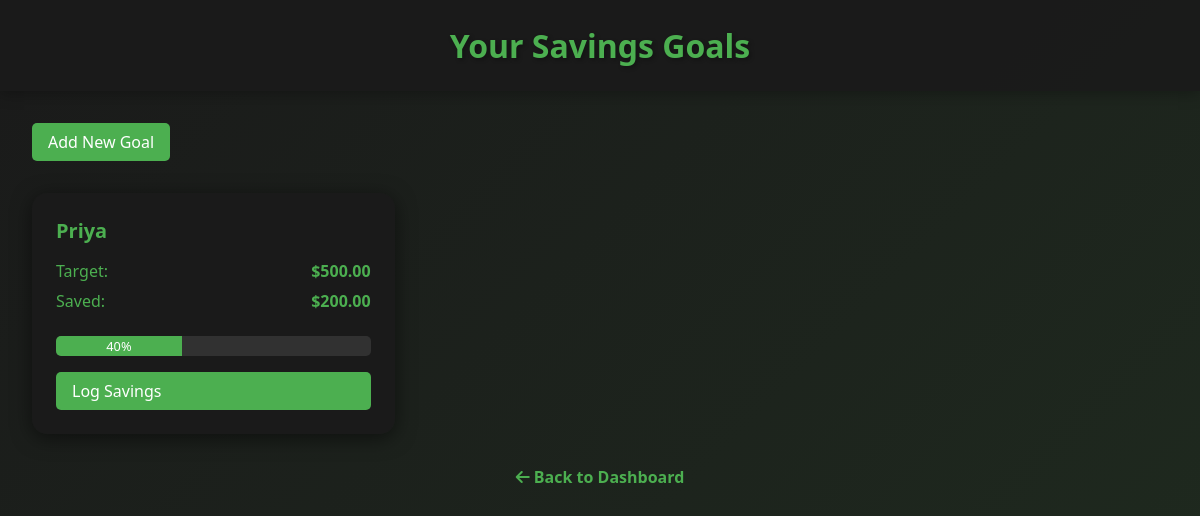
Before: /savings-goals/ (signed in) with the older database file.
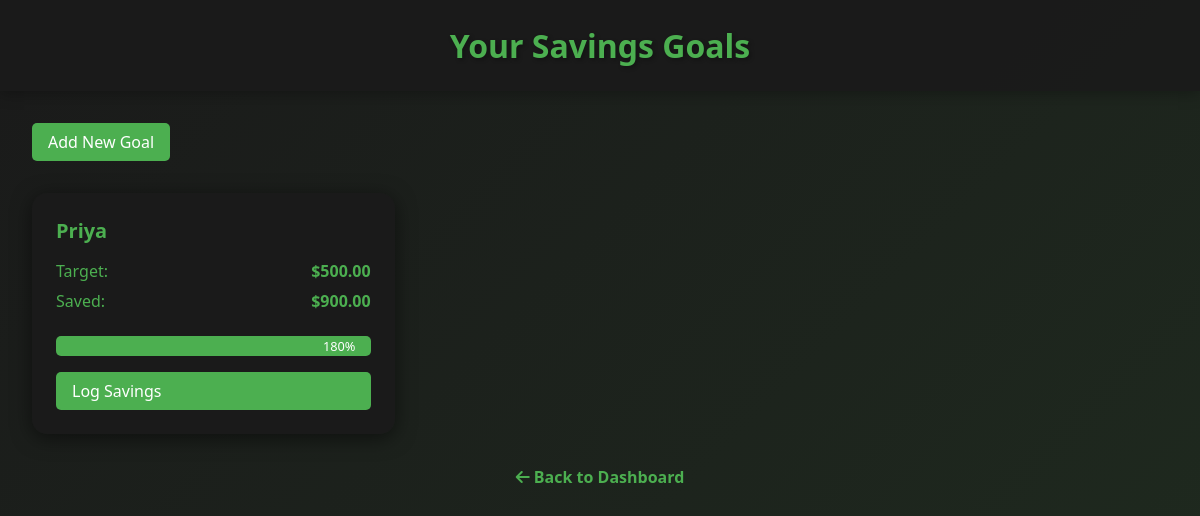
After: the same page with the newer database file.
### financeapp/models.py (models this page shows, shortened)
class SavingsGoal(models.Model):
    user = models.ForeignKey(User, on_delete=models.CASCADE)
    name = models.CharField(max_length=100)
    target_amount = models.DecimalField(decimal_places=2, max_digits=10)
    current_amount = models.DecimalField(decimal_places=2, max_digits=10, default=0)
    deadline = models.DateField(null=True, blank=True)

### financeapp/views.py (the view)
# urls.py: path('savings-goals/', views.savings_goals_view, name='savings_goals'),
@login_required
def savings_goals_view(request):
    goals = SavingsGoal.objects.filter(user=request.user) # pylint: disable=no-member
    for goal in goals:
        goal.target_dollars = goal.target_amount
        goal.current_dollars = goal.current_amount
    return render(request, 'savings_goals.html', {'goals': goals})

### financeapp/templates/savings_goals.html (shortened to what this page needs)
<!DOCTYPE html>
<html lang="en">
<head>
    {% load static %}
    <link rel="stylesheet" href="{% static 'css/savings_goals.css' %}">
     <link rel="stylesheet" href="https://cdnjs.cloudflare.com/ajax/libs/font-awesome/6.0.0-beta3/css/all.min.css">
</head>
<body>
    <header>
        <h1>Your Savings Goals</h1>
    </header>
    <main>
        <div class="actions">
            <a href="{% url 'add_savings_goal' %}" class="btn-add">Add New Goal</a>
        </div>
        <div class="goals-grid">
            {% for goal in goals %}
            <div class="goal-card">
                <h2 class="goal-title">{{ goal.name }}</h2>
                <div class="goal-details">
                    <div class="goal-amount">
                        <p>Target: <span>${{ goal.target_dollars|floatformat:2 }}</span></p>
                        <p>Saved: <span>${{ goal.current_dollars|floatformat:2 }}</span></p>
                    </div>
                    <div class="progress-container">
                        <div class="progress-bar"
                             style="width: {% widthratio goal.current_amount goal.target_amount 100 %}%">
                            <span class="progress-text">
                                {% widthratio goal.current_amount goal.target_amount 100 %}%
                            </span>
                        </div>
                    </div>
                    <a href="{% url 'log_savings' goal.id %}" class="btn-log">Log Savings</a>
                </div>
            </div>
            {% endfor %}
        </div>
                    <a href="{% url 'dashboard' %}" class="back-link">
            <i class="fas fa-arrow-left"></i> Back to Dashboard
        </a>
    </main>
</body>
</html>

Changed rows visible on the page:
changed SavingsGoal "Priya": current_dollars "200.00" → "900.00"; current_amount+target_amount "40" → "180"
